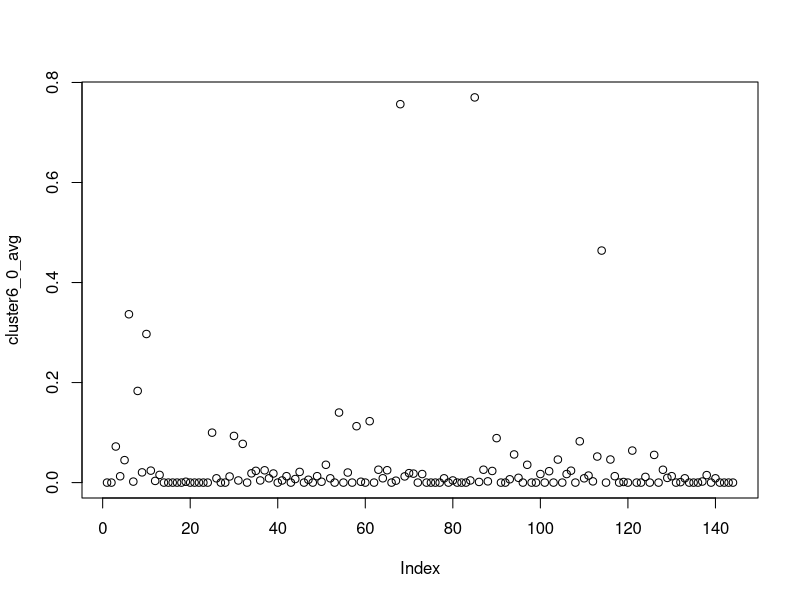
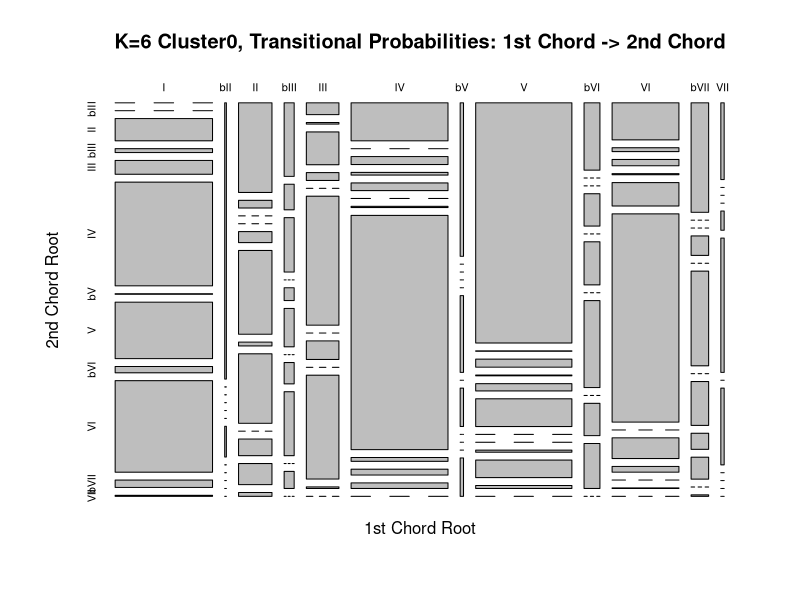
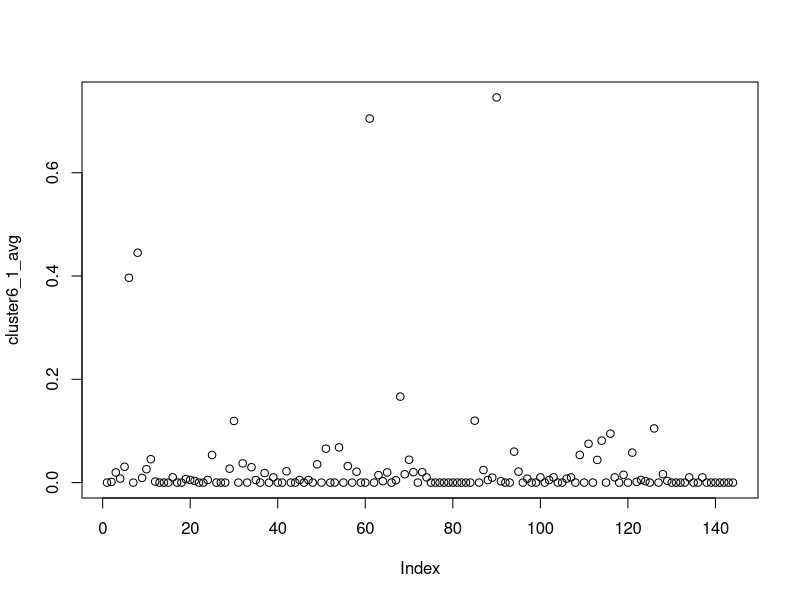
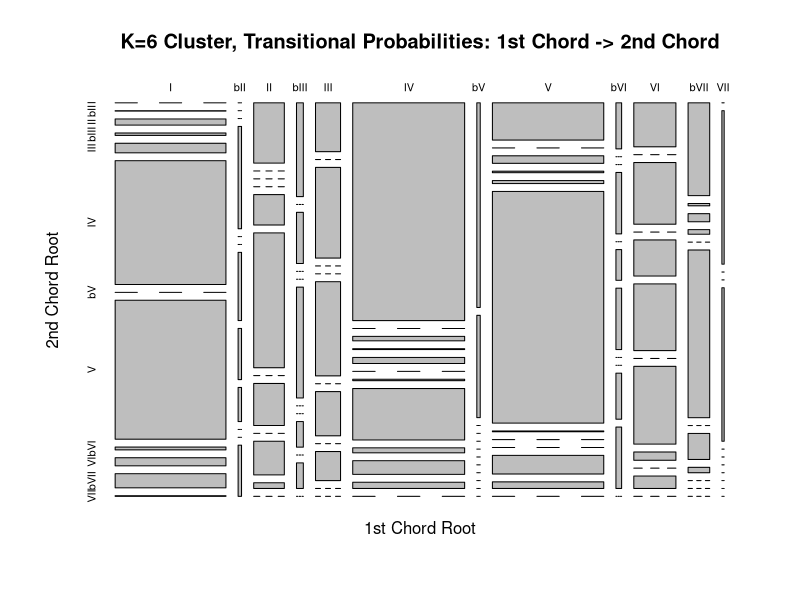
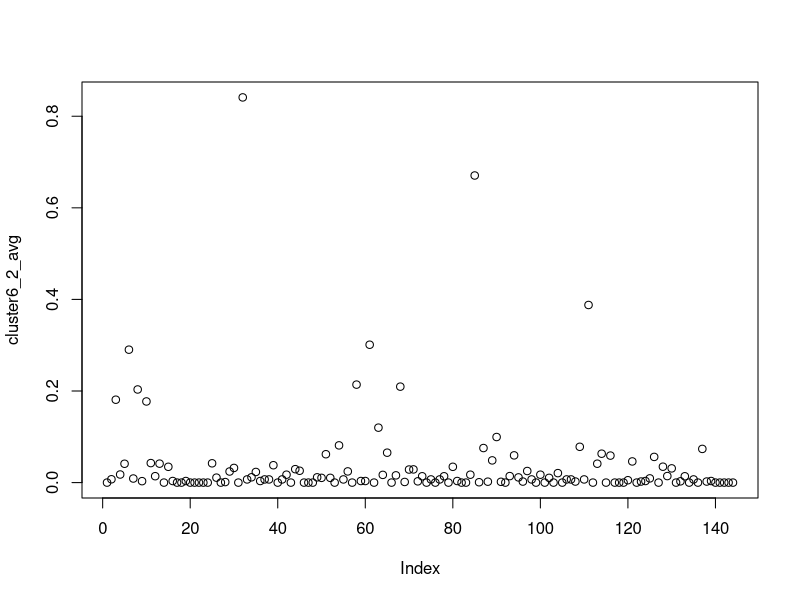
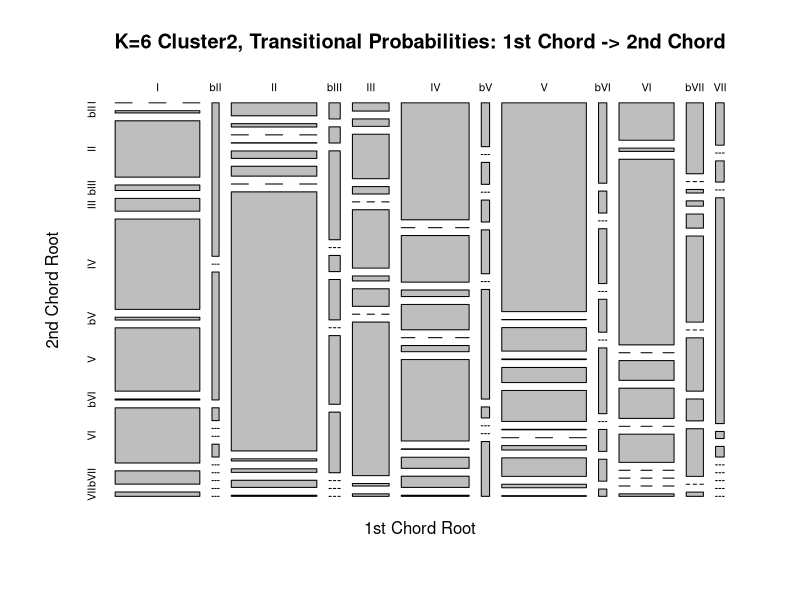
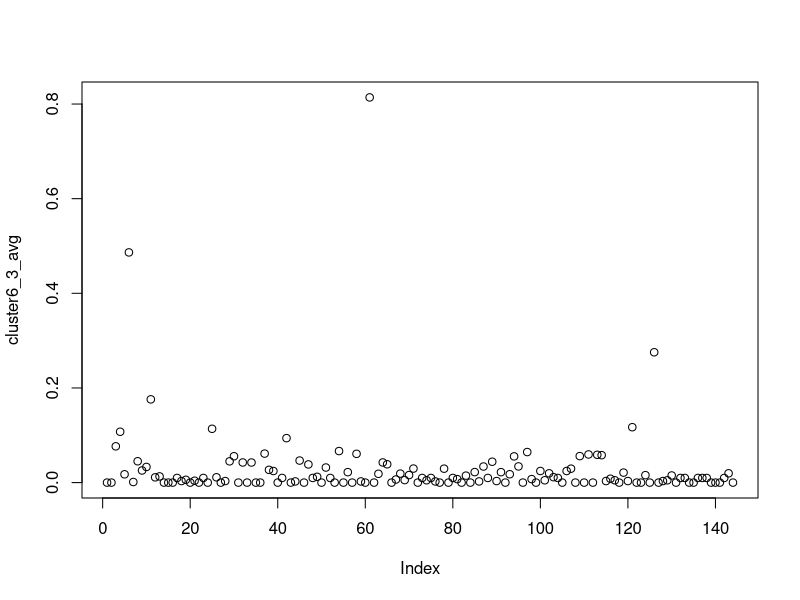
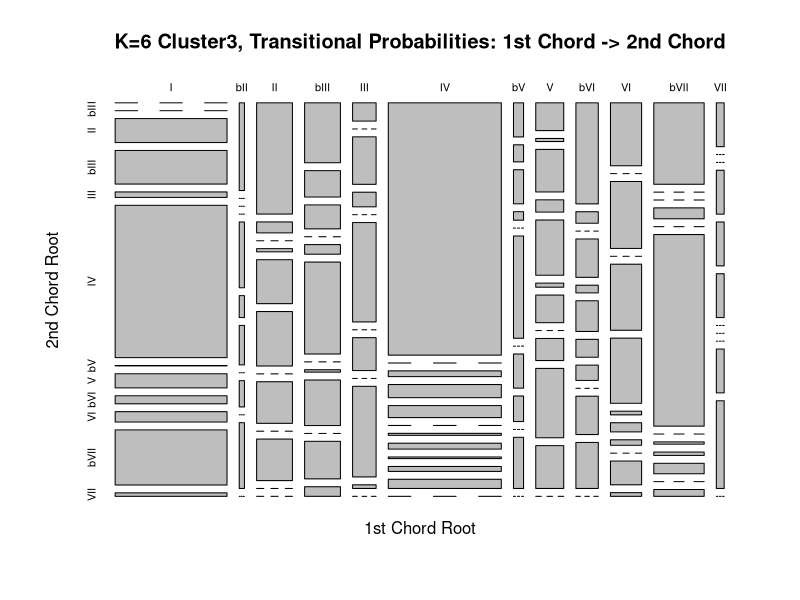

The R source for these figures, in order:
bb <- read.csv('new_cluster_songbysongtransprob.csv', header = FALSE)
summary(bb)
length(bb$V1)
bb[bb$V1 == 'TheRose',] 

###### K-Means Cluster = 6 ######

#K = 6, cluster 0      Circle of Fifths?
cluster6_0 <- bb[which(bb$V147 == '0'),]
summary(cluster6_0)
length(cluster6_0)
cluster6_0_avg = colMeans(cluster6_0[c(2:145)])
plot(cluster6_0_avg)
    #Table creation
cluster6_0_matrix <- matrix(cluster6_0_avg, ncol=12,byrow=TRUE)
colnames(cluster6_0_matrix) <- c("I", "bII", "II", "bIII", "III", "IV", "bV", "V", "bVI", "VI", "bVII", "VII")
rownames(cluster6_0_matrix) <- c("I", "bII", "II", "bIII", "III", "IV", "bV", "V", "bVI", "VI", "bVII", "VII")
cluster6_0_matrix <- as.table(cluster6_0_matrix)
cluster6_0_matrix
plot(cluster6_0_matrix, main = "K=6 Cluster0, Transitional Probabilities: 1st Chord -> 2nd Chord", xlab = "1st Chord Root", ylab = "2nd Chord Root")
cluster6_0$V1


#K = 6, cluster 1     Blues?
cluster6_1 <- bb[which(bb$V147 == '1'),]
summary(cluster6_1)
length(cluster6_1)
cluster6_1_avg = colMeans(cluster6_1[c(2:145)])
plot(cluster6_1_avg)
#Table creation
cluster6_1_matrix <- matrix(cluster6_1_avg, ncol=12,byrow=TRUE)
colnames(cluster6_1_matrix) <- c("I", "bII", "II", "bIII", "III", "IV", "bV", "V", "bVI", "VI", "bVII", "VII")
rownames(cluster6_1_matrix) <- c("I", "bII", "II", "bIII", "III", "IV", "bV", "V", "bVI", "VI", "bVII", "VII")
cluster6_1_matrix <- as.table(cluster6_1_matrix)
cluster6_1_matrix
plot(cluster6_1_matrix, main = "K=6 Cluster, Transitional Probabilities: 1st Chord -> 2nd Chord", xlab = "1st Chord Root", ylab = "2nd Chord Root")
cluster6_1$V1

#K = 6, cluster 2    Random?
cluster6_2 <- bb[which(bb$V147 == '2'),]
summary(cluster6_2)
length(cluster6_2)
cluster6_2_avg = colMeans(cluster6_2[c(2:145)])
plot(cluster6_2_avg)
#Table creation
cluster6_2_matrix <- matrix(cluster6_2_avg, ncol=12,byrow=TRUE)
colnames(cluster6_2_matrix) <- c("I", "bII", "II", "bIII", "III", "IV", "bV", "V", "bVI", "VI", "bVII", "VII")
rownames(cluster6_2_matrix) <- c("I", "bII", "II", "bIII", "III", "IV", "bV", "V", "bVI", "VI", "bVII", "VII")
cluster6_2_matrix <- as.table(cluster6_2_matrix)
cluster6_2_matrix
plot(cluster6_2_matrix, main = "K=6 Cluster2, Transitional Probabilities: 1st Chord -> 2nd Chord", xlab = "1st Chord Root", ylab = "2nd Chord Root")

#K = 6, cluster 3     V & bVII -> IV -> I? Plagal?
cluster6_3 <- bb[which(bb$V147 == '3'),]
summary(cluster6_3)
length(cluster6_3)
cluster6_3_avg = colMeans(cluster6_3[c(2:145)])
plot(cluster6_3_avg)
#Table creation
cluster6_3_matrix <- matrix(cluster6_3_avg, ncol=12,byrow=TRUE)
colnames(cluster6_3_matrix) <- c("I", "bII", "II", "bIII", "III", "IV", "bV", "V", "bVI", "VI", "bVII", "VII")
rownames(cluster6_3_matrix) <- c("I", "bII", "II", "bIII", "III", "IV", "bV", "V", "bVI", "VI", "bVII", "VII")
cluster6_3_matrix <- as.table(cluster6_3_matrix)
cluster6_3_matrix
plot(cluster6_3_matrix, main = "K=6 Cluster3, Transitional Probabilities: 1st Chord -> 2nd Chord", xlab = "1st Chord Root", ylab = "2nd Chord Root")
cluster6_3$V1

#K = 6, cluster 4     Classical/Doo-wop? 
cluster6_4 <- bb[which(bb$V147 == '4'),]
summary(cluster6_4)
length(cluster6_4)
cluster6_4_avg = colMeans(cluster6_4[c(2:145)])
plot(cluster6_4_avg)
#Table creation
cluster6_4_matrix <- matrix(cluster6_4_avg, ncol=12,byrow=TRUE)
colnames(cluster6_4_matrix) <- c("I", "bII", "II", "bIII", "III", "IV", "bV", "V", "bVI", "VI", "bVII", "VII")
rownames(cluster6_4_matrix) <- c("I", "bII", "II", "bIII", "III", "IV", "bV", "V", "bVI", "VI", "bVII", "VII")
cluster6_4_matrix <- as.table(cluster6_4_matrix)
plot(cluster6_4_matrix, main = "K=6 Cluster4, Transitional Probabilities: 1st Chord -> 2nd Chord", xlab = "1st Chord Root", ylab = "2nd Chord Root")
cluster6_4$V1

#K = 6, cluster 5     Modal or Rock_Tonal/minor? pre-dom -> bVII/V -> I
cluster6_5 <- bb[which(bb$V147 == '5'),]
summary(cluster6_5)
length(cluster6_5)
cluster6_5_avg = colMeans(cluster6_5[c(2:145)])
plot(cluster6_5_avg)
#Table creation
cluster6_5_matrix <- matrix(cluster6_5_avg, ncol=12,byrow=TRUE)
colnames(cluster6_5_matrix) <- c("I", "bII", "II", "bIII", "III", "IV", "bV", "V", "bVI", "VI", "bVII", "VII")
rownames(cluster6_5_matrix) <- c("I", "bII", "II", "bIII", "III", "IV", "bV", "V", "bVI", "VI", "bVII", "VII")
cluster6_5_matrix <- as.table(cluster6_5_matrix)
cluster6_5_matrix
plot(cluster6_5_matrix, main = "K=6 Cluster5, Transitional Probabilities: 1st Chord -> 2nd Chord", xlab = "1st Chord Root", ylab = "2nd Chord Root")
cluster6_5$V1






###### K-Means Cluster = 15 ######

#K = 15, cluster 0      Classical? 50s? (II->V->I)
cluster15_0 <- bb[which(bb$V146 == '0'),]
summary(cluster15_0)
length(cluster15_0)
cluster15_0_avg = colMeans(cluster15_0[c(2:145)])
plot(cluster15_0_avg)
#Table creation
cluster15_0_matrix <- matrix(cluster15_0_avg, ncol=12,byrow=TRUE)
colnames(cluster15_0_matrix) <- c("I", "bII", "II", "bIII", "III", "IV", "bV", "V", "bVI", "VI", "bVII", "VII")
rownames(cluster15_0_matrix) <- c("I", "bII", "II", "bIII", "III", "IV", "bV", "V", "bVI", "VI", "bVII", "VII")
cluster15_0_matrix <- as.table(cluster15_0_matrix)
cluster15_0_matrix <- as.table(cluster15_0_matrix)
cluster15_0_matrix
plot(cluster15_0_matrix)
cluster15_0$V1

#K = 15, cluster 1      Classical? I-IV-V-I
cluster15_1 <- bb[which(bb$V146 == '1'),]
summary(cluster15_1)
length(cluster15_1)
cluster15_1_avg = colMeans(cluster15_1[c(2:145)])
plot(cluster15_1_avg)
#Table creation
cluster15_1_matrix <- matrix(cluster15_1_avg, ncol=12,byrow=TRUE)
colnames(cluster15_1_matrix) <- c("I", "bII", "II", "bIII", "III", "IV", "bV", "V", "bVI", "VI", "bVII", "VII")
rownames(cluster15_1_matrix) <- c("I", "bII", "II", "bIII", "III", "IV", "bV", "V", "bVI", "VI", "bVII", "VII")
cluster15_1_matrix <- as.table(cluster15_1_matrix)
cluster15_1_matrix <- as.table(cluster15_1_matrix)
cluster15_1_matrix
plot(cluster15_1_matrix)
cluster15_1$V1

#K = 15, cluster 2      Rotated doo-wop? VI-IV-V-I? (I-V?)
cluster15_2 <- bb[which(bb$V146 == '2'),]
summary(cluster15_2)
length(cluster15_2)
cluster15_2_avg = colMeans(cluster15_2[c(2:145)])
plot(cluster15_2_avg)
#Table creation
cluster15_2_matrix <- matrix(cluster15_2_avg, ncol=12,byrow=TRUE)
colnames(cluster15_2_matrix) <- c("I", "bII", "II", "bIII", "III", "IV", "bV", "V", "bVI", "VI", "bVII", "VII")
rownames(cluster15_2_matrix) <- c("I", "bII", "II", "bIII", "III", "IV", "bV", "V", "bVI", "VI", "bVII", "VII")
cluster15_2_matrix <- as.table(cluster15_2_matrix)
cluster15_2_matrix <- as.table(cluster15_2_matrix)
cluster15_2_matrix
plot(cluster15_2_matrix)
cluster15_2$V1

#K = 15, cluster 15_3     Plagal I-IV-I-IV-I...
cluster15_3 <- bb[which(bb$V146 == '3'),]
summary(cluster15_3)
length(cluster15_3)
cluster15_3_avg = colMeans(cluster15_3[c(2:145)])
plot(cluster15_3_avg)
#Table creation
cluster15_3_matrix <- matrix(cluster15_3_avg, ncol=12,byrow=TRUE)
colnames(cluster15_3_matrix) <- c("I", "bII", "II", "bIII", "III", "IV", "bV", "V", "bVI", "VI", "bVII", "VII")
rownames(cluster15_3_matrix) <- c("I", "bII", "II", "bIII", "III", "IV", "bV", "V", "bVI", "VI", "bVII", "VII")
cluster15_3_matrix <- as.table(cluster15_3_matrix)
cluster15_3_matrix <- as.table(cluster15_3_matrix)
cluster15_3_matrix
plot(cluster15_3_matrix)
cluster15_3$V1

#K = 15, cluster 15_4     VI-II-I
cluster15_4 <- bb[which(bb$V146 == '4'),]
summary(cluster15_4)
length(cluster15_4)
cluster15_4_avg = colMeans(cluster15_4[c(2:145)])
plot(cluster15_4_avg)
#Table creation
cluster15_4_matrix <- matrix(cluster15_4_avg, ncol=12,byrow=TRUE)
colnames(cluster15_4_matrix) <- c("I", "bII", "II", "bIII", "III", "IV", "bV", "V", "bVI", "VI", "bVII", "VII")
rownames(cluster15_4_matrix) <- c("I", "bII", "II", "bIII", "III", "IV", "bV", "V", "bVI", "VI", "bVII", "VII")
cluster15_4_matrix <- as.table(cluster15_4_matrix)
cluster15_4_matrix <- as.table(cluster15_4_matrix)
cluster15_4_matrix
plot(cluster15_4_matrix)
cluster15_4$V1

#K = 15, cluster 15_5     V-IV-I 
cluster15_5 <- bb[which(bb$V146 == '5'),]
summary(cluster15_5)
length(cluster15_5)
cluster15_5_avg = colMeans(cluster15_5[c(2:145)])
plot(cluster15_5_avg)
#Table creation
cluster15_5_matrix <- matrix(cluster15_5_avg, ncol=12,byrow=TRUE)
colnames(cluster15_5_matrix) <- c("I", "bII", "II", "bIII", "III", "IV", "bV", "V", "bVI", "VI", "bVII", "VII")
rownames(cluster15_5_matrix) <- c("I", "bII", "II", "bIII", "III", "IV", "bV", "V", "bVI", "VI", "bVII", "VII")
cluster15_5_matrix <- as.table(cluster15_5_matrix)
cluster15_5_matrix <- as.table(cluster15_5_matrix)
cluster15_5_matrix
plot(cluster15_5_matrix)
cluster15_5$V1

#K = 15, cluster 15_6     I-bIII-IV-I
cluster15_6 <- bb[which(bb$V146 == '6'),]
summary(cluster15_6)
length(cluster15_6)
cluster15_6_avg = colMeans(cluster15_6[c(2:145)])
plot(cluster15_6_avg)
#Table creation
cluster15_6_matrix <- matrix(cluster15_6_avg, ncol=12,byrow=TRUE)
colnames(cluster15_6_matrix) <- c("I", "bII", "II", "bIII", "III", "IV", "bV", "V", "bVI", "VI", "bVII", "VII")
rownames(cluster15_6_matrix) <- c("I", "bII", "II", "bIII", "III", "IV", "bV", "V", "bVI", "VI", "bVII", "VII")
cluster15_6_matrix <- as.table(cluster15_6_matrix)
cluster15_6_matrix <- as.table(cluster15_6_matrix)
cluster15_6_matrix
plot(cluster15_6_matrix)
cluster15_6$V1

#K = 15, cluster 15_7     Circle of Fifths I-IV-II-V
cluster15_7 <- bb[which(bb$V146 == '7'),]
summary(cluster15_7)
length(cluster15_7)
cluster15_7_avg = colMeans(cluster15_7[c(2:145)])
plot(cluster15_7_avg)
#Table creation
cluster15_7_matrix <- matrix(cluster15_7_avg, ncol=12,byrow=TRUE)
colnames(cluster15_7_matrix) <- c("I", "bII", "II", "bIII", "III", "IV", "bV", "V", "bVI", "VI", "bVII", "VII")
rownames(cluster15_7_matrix) <- c("I", "bII", "II", "bIII", "III", "IV", "bV", "V", "bVI", "VI", "bVII", "VII")
cluster15_7_matrix <- as.table(cluster15_7_matrix)
cluster15_7_matrix <- as.table(cluster15_7_matrix)
cluster15_7_matrix
plot(cluster15_7_matrix)
cluster15_7$V1

#K = 15, cluster 15_8     Extended Plagal? bIII-bVII-I
cluster15_8 <- bb[which(bb$V146 == '8'),]
summary(cluster15_8)
length(cluster15_8)
cluster15_8_avg = colMeans(cluster15_8[c(2:145)])
plot(cluster15_8_avg)
#Table creation
cluster15_8_matrix <- matrix(cluster15_8_avg, ncol=12,byrow=TRUE)
colnames(cluster15_8_matrix) <- c("I", "bII", "II", "bIII", "III", "IV", "bV", "V", "bVI", "VI", "bVII", "VII")
rownames(cluster15_8_matrix) <- c("I", "bII", "II", "bIII", "III", "IV", "bV", "V", "bVI", "VI", "bVII", "VII")
cluster15_8_matrix <- as.table(cluster15_8_matrix)
cluster15_8_matrix <- as.table(cluster15_8_matrix)
cluster15_8_matrix
plot(cluster15_8_matrix)
cluster15_8$V1

#K = 15, cluster 15_9     Varied Extended Plagal? bVI-bVII-I
cluster15_9 <- bb[which(bb$V146 == '9'),]
summary(cluster15_9)
length(cluster15_9)
cluster15_9_avg = colMeans(cluster15_9[c(2:145)])
plot(cluster15_9_avg)
#Table creation
cluster15_9_matrix <- matrix(cluster15_9_avg, ncol=12,byrow=TRUE)
colnames(cluster15_9_matrix) <- c("I", "bII", "II", "bIII", "III", "IV", "bV", "V", "bVI", "VI", "bVII", "VII")
rownames(cluster15_9_matrix) <- c("I", "bII", "II", "bIII", "III", "IV", "bV", "V", "bVI", "VI", "bVII", "VII")
cluster15_9_matrix <- as.table(cluster15_9_matrix)
cluster15_9_matrix <- as.table(cluster15_9_matrix)
cluster15_9_matrix
plot(cluster15_9_matrix)
cluster15_9$V1

#K = 15, cluster 15_10     II-V-bVII-IV-I
cluster15_10 <- bb[which(bb$V146 == '10'),]
summary(cluster15_10)
length(cluster15_10)
cluster15_10_avg = colMeans(cluster15_10[c(2:145)])
plot(cluster15_10_avg)
#Table creation
cluster15_10_matrix <- matrix(cluster15_10_avg, ncol=12,byrow=TRUE)
colnames(cluster15_10_matrix) <- c("I", "bII", "II", "bIII", "III", "IV", "bV", "V", "bVI", "VI", "bVII", "VII")
rownames(cluster15_10_matrix) <- c("I", "bII", "II", "bIII", "III", "IV", "bV", "V", "bVI", "VI", "bVII", "VII")
cluster15_10_matrix <- as.table(cluster15_10_matrix)
cluster15_10_matrix <- as.table(cluster15_10_matrix)
cluster15_10_matrix
plot(cluster15_10_matrix)
cluster15_10$V1

#K = 15, cluster 15_11     Singer/Songwriter
cluster15_11 <- bb[which(bb$V146 == '11'),]
summary(cluster15_11)
length(cluster15_11)
cluster15_11_avg = colMeans(cluster15_11[c(2:145)])
plot(cluster15_11_avg)
#Table creation
cluster15_11_matrix <- matrix(cluster15_11_avg, ncol=12,byrow=TRUE)
colnames(cluster15_11_matrix) <- c("I", "bII", "II", "bIII", "III", "IV", "bV", "V", "bVI", "VI", "bVII", "VII")
rownames(cluster15_11_matrix) <- c("I", "bII", "II", "bIII", "III", "IV", "bV", "V", "bVI", "VI", "bVII", "VII")
cluster15_11_matrix <- as.table(cluster15_11_matrix)
cluster15_11_matrix <- as.table(cluster15_11_matrix)
cluster15_11_matrix
plot(cluster15_11_matrix)
cluster15_11$V1

#K = 15, cluster 15_12     Blues
cluster15_12 <- bb[which(bb$V146 == '12'),]
summary(cluster15_12)
length(cluster15_12)
cluster15_12_avg = colMeans(cluster15_12[c(2:145)])
plot(cluster15_12_avg)
#Table creation
cluster15_12_matrix <- matrix(cluster15_12_avg, ncol=12,byrow=TRUE)
colnames(cluster15_12_matrix) <- c("I", "bII", "II", "bIII", "III", "IV", "bV", "V", "bVI", "VI", "bVII", "VII")
rownames(cluster15_12_matrix) <- c("I", "bII", "II", "bIII", "III", "IV", "bV", "V", "bVI", "VI", "bVII", "VII")
cluster15_12_matrix <- as.table(cluster15_12_matrix)
cluster15_12_matrix <- as.table(cluster15_12_matrix)
cluster15_12_matrix
plot(cluster15_12_matrix)
cluster15_12$V1

#K = 15, cluster 15_13     Random/Distributed
cluster15_13 <- bb[which(bb$V146 == '13'),]
summary(cluster15_13)
length(cluster15_13)
cluster15_13_avg = colMeans(cluster15_13[c(2:145)])
plot(cluster15_13_avg)
#Table creation
cluster15_13_matrix <- matrix(cluster15_13_avg, ncol=12,byrow=TRUE)
colnames(cluster15_13_matrix) <- c("I", "bII", "II", "bIII", "III", "IV", "bV", "V", "bVI", "VI", "bVII", "VII")
rownames(cluster15_13_matrix) <- c("I", "bII", "II", "bIII", "III", "IV", "bV", "V", "bVI", "VI", "bVII", "VII")
cluster15_13_matrix <- as.table(cluster15_13_matrix)
cluster15_13_matrix <- as.table(cluster15_13_matrix)
cluster15_13_matrix
plot(cluster15_13_matrix)
cluster15_13$V1

#K = 15, cluster 15_14     50's doo-wop I-VI-II-V
cluster15_14 <- bb[which(bb$V146 == '14'),]
summary(cluster15_14)
length(cluster15_14)
cluster15_14_avg = colMeans(cluster15_14[c(2:145)])
plot(cluster15_14_avg)
#Table creation
cluster15_14_matrix <- matrix(cluster15_14_avg, ncol=12,byrow=TRUE)
colnames(cluster15_14_matrix) <- c("I", "bII", "II", "bIII", "III", "IV", "bV", "V", "bVI", "VI", "bVII", "VII")
rownames(cluster15_14_matrix) <- c("I", "bII", "II", "bIII", "III", "IV", "bV", "V", "bVI", "VI", "bVII", "VII")
cluster15_14_matrix <- as.table(cluster15_14_matrix)
cluster15_14_matrix <- as.table(cluster15_14_matrix)
cluster15_14_matrix
plot(cluster15_14_matrix)
cluster15_14$V1

#####finish k=15